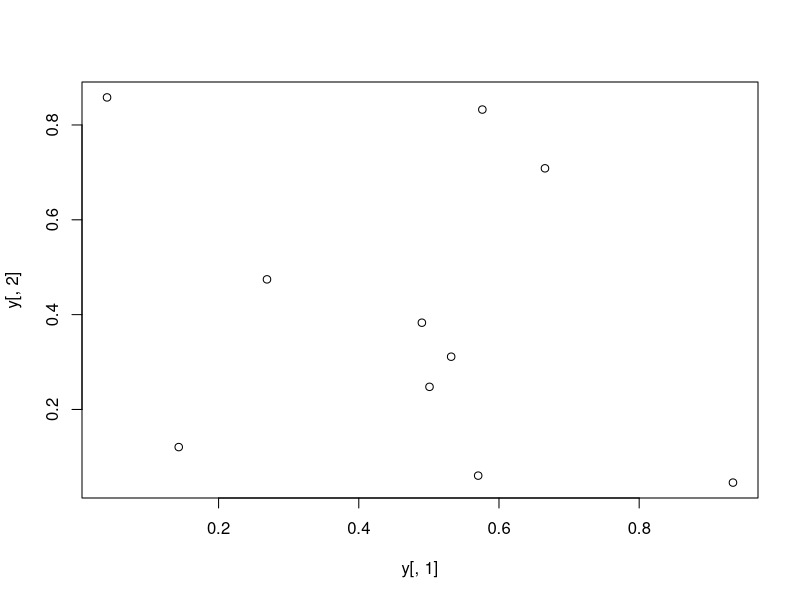
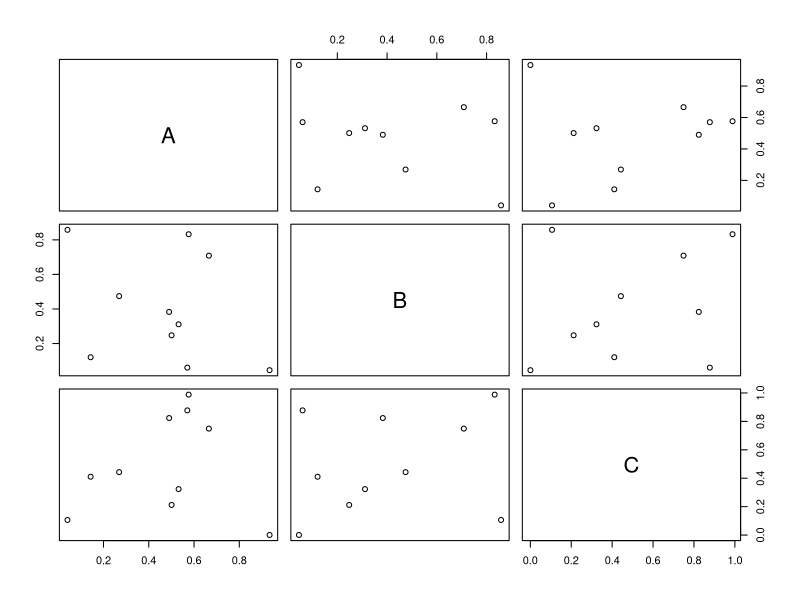
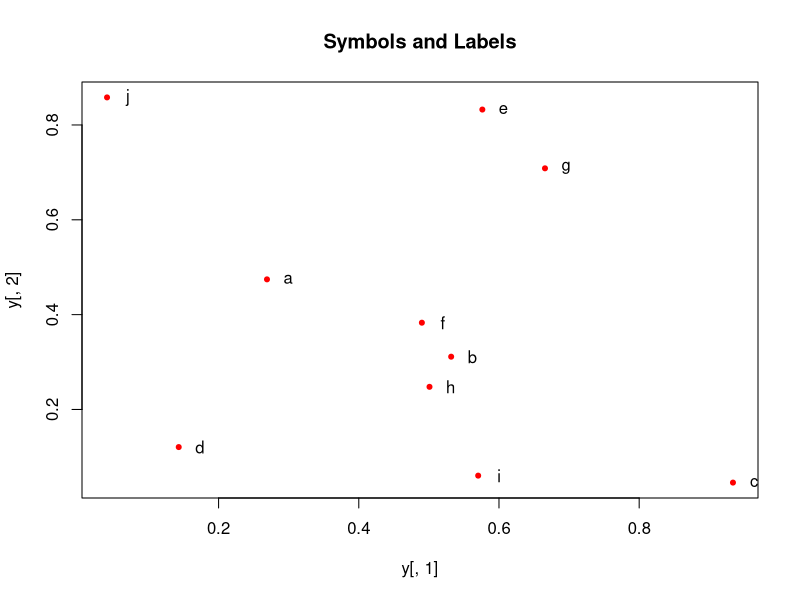
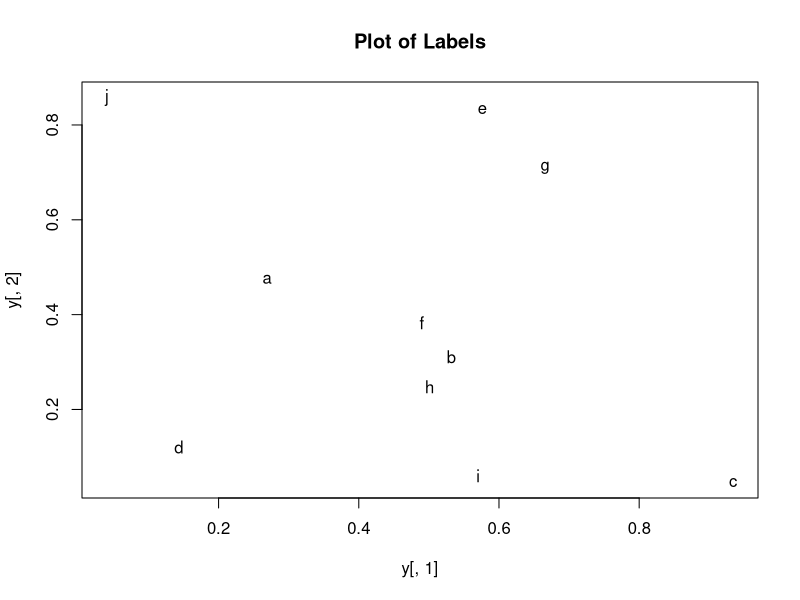
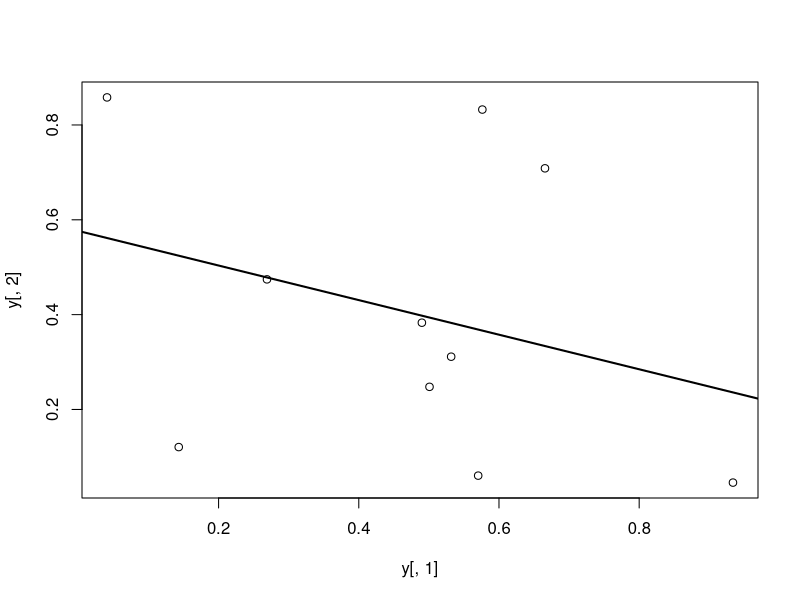
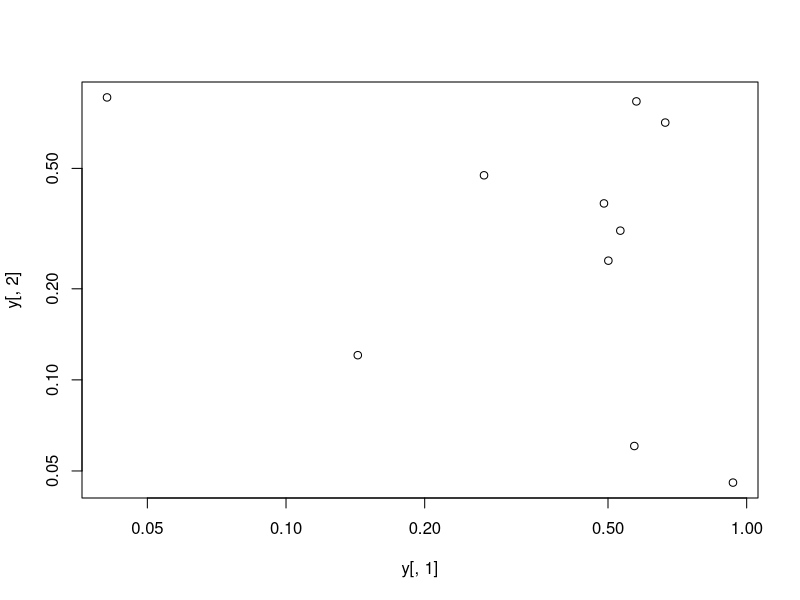
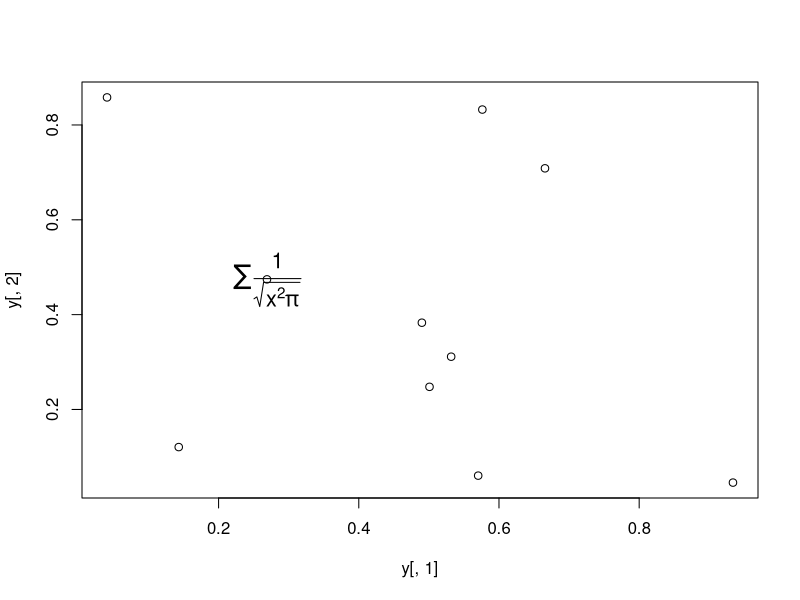
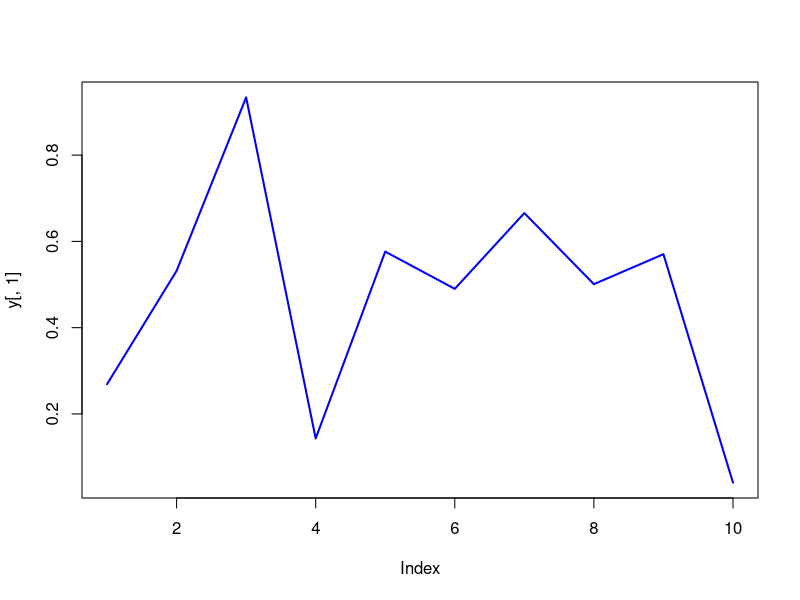

Recreate these plots in R, in order.
## ---- chunk 1
knitr::opts_chunk$set(fig.width=12, fig.height=8, fig.path='Figs/',  warning=FALSE, message=FALSE)
## ---- chunk 2

	x <- c(1, 2, 3)
	x
	is.numeric(x)
	as.character(x)
## ---- chunk 3
	x <- c("1", "2", "3")
	x
	is.character(x)
	as.numeric(x)
## ---- chunk 4
	c(1, "b", 3)
## ---- chunk 5
	x <- 1:10 < 5
	x  
	!x
	which(x) # Returns index for the 'TRUE' values in logical vector
## ---- chunk 6
	myVec <- 1:10; names(myVec) <- letters[1:10]  
	myVec[1:5]
	myVec[c(2,4,6,8)]
	myVec[c("b", "d", "f")]
## ---- chunk 7
	factor(c("dog", "cat", "mouse", "dog", "dog", "cat"))
## ---- chunk 8
	myMA <- matrix(1:30, 3, 10, byrow = TRUE) 
	class(myMA)
	myMA[1:2,]
	myMA[1, , drop=FALSE]
## ---- chunk 9
	myDF <- data.frame(Col1=1:10, Col2=10:1) 
	myDF[1:2, ]
## ---- chunk 10
	myL <- list(name="Fred", wife="Mary", no.children=3, child.ages=c(4,7,9)) 
	myL
	myL[[4]][1:2] 
## ---- chunk 11
	myVec <- 1:26; names(myVec) <- LETTERS 
	myVec[1:4]
## ---- chunk 12
	myLog <- myVec > 10
	myVec[myLog] 
## ---- chunk 13
	myVec[c("B", "K", "M")]
## ---- chunk 14
	iris$Species[1:8]
## ---- chunk 15
	c(1, 2, 3)
	x <- 1:3; y <- 101:103
	c(x, y)
	iris$Species[1:8]
## ---- chunk 16
	ma <- cbind(x, y)
	ma
	rbind(ma, ma)
## ---- chunk 17
	length(iris$Species)
	dim(iris)
## ---- chunk 18
	rownames(iris)[1:8]
	colnames(iris)
## ---- chunk 19
	names(myVec)
	names(myL)
## ---- chunk 20
	sort(10:1)
## ---- chunk 21
	sortindex <- order(iris[,1], decreasing = FALSE)
	sortindex[1:12]
	iris[sortindex,][1:2,]
	sortindex <- order(-iris[,1]) # Same as decreasing=TRUE
## ---- chunk 22
	iris[order(iris$Sepal.Length, iris$Sepal.Width),][1:2,]
## ---- chunk 23
	1==1
## ---- chunk 24
	x <- 1:10; y <- 10:1
	x > y & x > 5
## ---- chunk 25
	x + y
	sum(x)
	mean(x)
	apply(iris[1:6,1:3], 1, mean) 
## ---- chunk 26
	length(iris$Sepal.Length)
	length(unique(iris$Sepal.Length))
## ---- chunk 27
	table(iris$Species)
## ---- chunk 28
	aggregate(iris[,1:4], by=list(iris$Species), FUN=mean, na.rm=TRUE)
## ---- chunk 29
	month.name %in% c("May", "July")
## ---- chunk 30
	frame1 <- iris[sample(1:length(iris[,1]), 30), ]
	frame1[1:2,]
	dim(frame1)
	my_result <- merge(frame1, iris, by.x = 0, by.y = 0, all = TRUE)
	dim(my_result)
## ---- chunk 31
	set.seed(1410)
	y <- matrix(runif(30), ncol=3, dimnames=list(letters[1:10], LETTERS[1:3]))
## ---- chunk 32
	plot(y[,1], y[,2]) 
## ---- chunk 33
	pairs(y) 
## ---- chunk 34
	plot(y[,1], y[,2], pch=20, col="red", main="Symbols and Labels")
	text(y[,1]+0.03, y[,2], rownames(y))
## ---- chunk 35
	plot(y[,1], y[,2], type="n", main="Plot of Labels")
	text(y[,1], y[,2], rownames(y)) 
## ---- chunk 36
	plot(y[,1], y[,2])
	myline <- lm(y[,2]~y[,1]); abline(myline, lwd=2) 
	summary(myline) 
## ---- chunk 37
	plot(y[,1], y[,2], log="xy") 
## ---- chunk 38
plot(y[,1], y[,2]); text(y[1,1], y[1,2], expression(sum(frac(1,sqrt(x^2*pi)))), cex=1.3) 
## ---- chunk 39
plot(y[,1], type="l", lwd=2, col="blue") 
## ---- chunk 40
split.screen(c(1,1)) 
plot(y[,1], ylim=c(0,1), xlab="Measurement", ylab="Intensity", type="l", lwd=2, col=1)
for(i in 2:length(y[1,])) { 
	screen(1, new=FALSE)
	plot(y[,i], ylim=c(0,1), type="l", lwd=2, col=i, xaxt="n", yaxt="n", ylab="", xlab="", main="", bty="n") 
}
close.screen(all=TRUE) 
## ---- chunk 41
barplot(y[1:4,], ylim=c(0, max(y[1:4,])+0.3), beside=TRUE, legend=letters[1:4]) 
text(labels=round(as.vector(as.matrix(y[1:4,])),2), x=seq(1.5, 13, by=1) + sort(rep(c(0,1,2), 4)), y=as.vector(as.matrix(y[1:4,]))+0.04) 
## ---- chunk 42
bar <- barplot(m <- rowMeans(y) * 10, ylim=c(0, 10))
stdev <- sd(t(y))
arrows(bar, m, bar, m + stdev, length=0.15, angle = 90)
## ---- chunk 43
hist(y, freq=TRUE, breaks=10)
## ---- chunk 44
plot(density(y), col="red")
## ---- chunk 45
pie(y[,1], col=rainbow(length(y[,1]), start=0.1, end=0.8), clockwise=TRUE)
legend("topright", legend=row.names(y), cex=1.3, bty="n", pch=15, pt.cex=1.8, 
col=rainbow(length(y[,1]), start=0.1, end=0.8), ncol=1) 
## ---- chunk 46
palette()
palette(rainbow(5, start=0.1, end=0.2))
palette()
palette("default")
## ---- chunk 47
gray(seq(0.1, 1, by= 0.2))
## ---- chunk 48
library(gplots)
colorpanel(5, "darkblue", "yellow", "white")
## ---- chunk 49
  summary(iris)
## ---- chunk 50
s=iris[which(iris$Species=='setosa'), 1]; 
v=iris[which(iris$Species=='virginica'), 1];
t.test(s,v, paired=T)
## ---- chunk 51
s=iris[which(iris$Species=='setosa'), 1]; 
shapiro.test(s);
hist(s, breaks=10);
## ---- chunk 52
s=iris[which(iris$Species=='setosa'), 1]; 
v=iris[which(iris$Species=='setosa'), 2];
cor.test(s,v)
## ---- chunk 53
myModel = lm(iris[,1] ~ iris[, 2] + iris[, 3] + iris[, 4])
summary(myModel)
step(myModel, direction="backward")
## ---- chunk 54
myAnova<-aov(iris[,1] ~ iris[, 5]) 
summary(myAnova)
